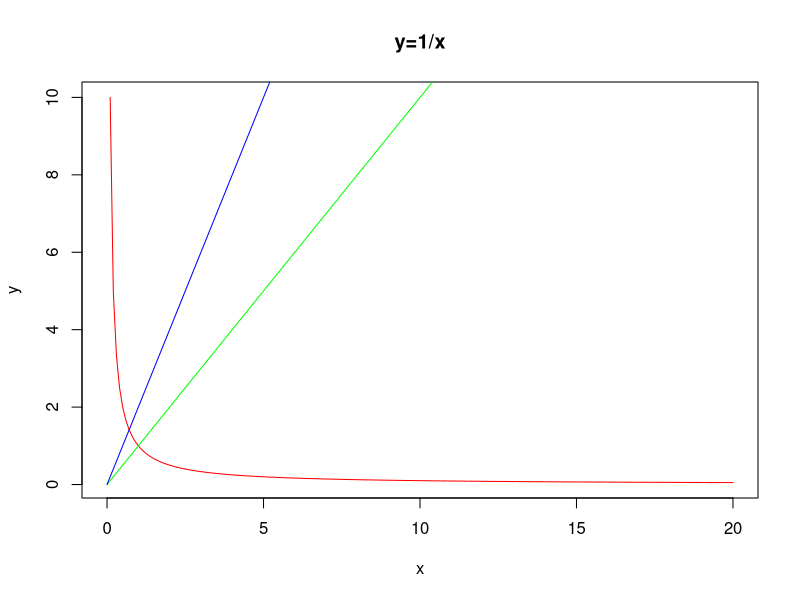

Write R code to recreate this figure.
inv=function(x)
  return(1/x)

x=seq(from=0,to=20,by=0.1)
y=inv(x)
plot(x,y,type='l',col='red',main='y=1/x')
y1=x
y2=2*x
lines(x,y1,col='green')
lines(x,y2,col='blue')